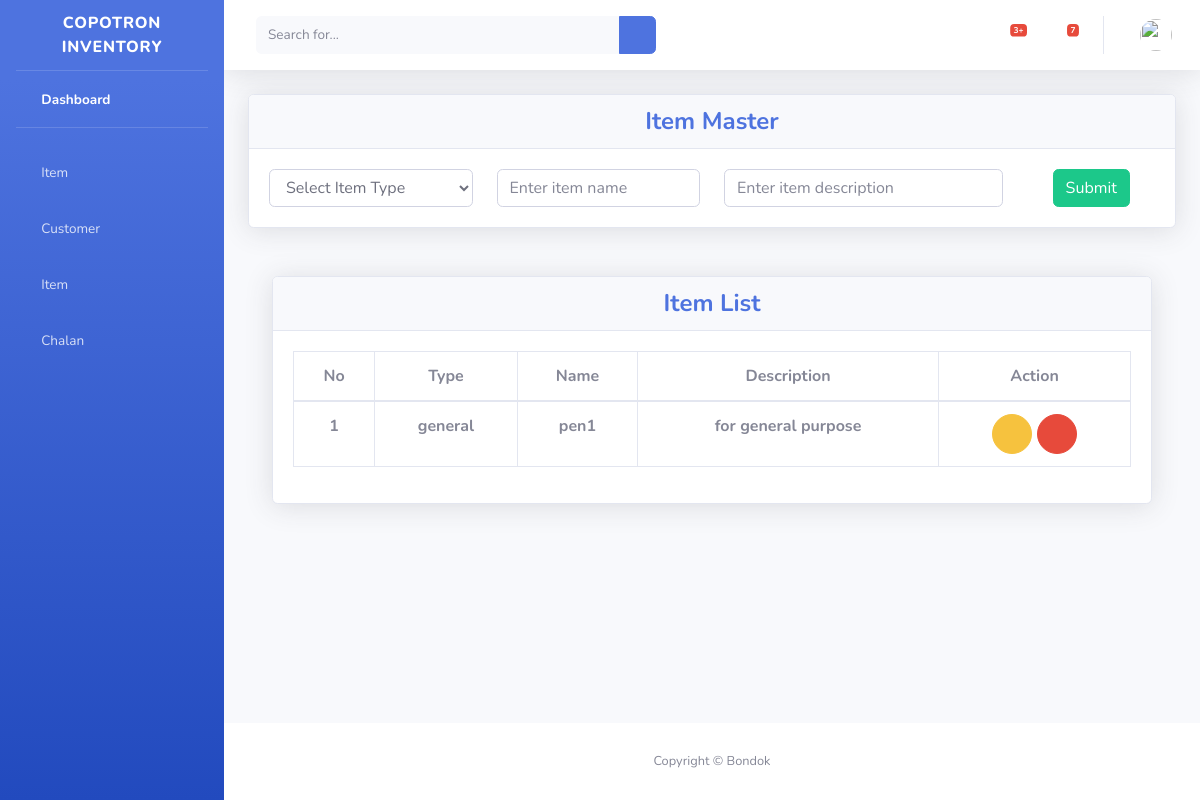
The page /item/ on the database its author committed.
### item/models.py (models this page shows, shortened)
class Item(models.Model):
    item_code = models.CharField(max_length=50, null=True, blank=True)
    item_type = models.ForeignKey(ItemType, on_delete=models.CASCADE, null=True, blank=True)
    name = models.CharField(max_length=100, null=True, blank=True)
    description = models.TextField(null=True, blank=True)
    class Meta:
        db_table = 'item'

class ItemType(models.Model):
    name = models.CharField(max_length=50, null=True, blank=True)
    description = models.TextField(null=True, blank=True)
    class Meta:
        db_table = 'item_type'

### item/views.py (the view, shortened to what this page needs)
# urls.py: path("", views.ItemView.as_view(), name="item"),
class ItemView(View):
    form_class = ItemForm
    template_name = "item/items.html"
    def get(self, request):
        items = Item.objects.all()
        item_types = ItemType.objects.all()
        context = {"items": items, "item_types": item_types}
        return render(request, self.template_name, context)

### item/templates/item/items.html (shortened to what this page needs)
{% extends 'base.html' %}
{% load static %}
{% block main %}
<div class="container-fluid">
    <div class="row">
        <div class="col-lg-12 col-md-12 mb-4">
        <div class="card shadow mb-4">
        <div class="card-header py-6" align="center">
            <h4 class="m-0 font-weight-bold text-primary" >Item Master</h4>
        </div>
        <div class="card-body" align="center">
            <form method="POST" id="addUom" action="{% url 'item' %}">
                <div class="row">
                    <div class="col-3">
                        <select name="item_type" class="form-control">
                            <option>Select Item Type</option>
                        </select>
                    </div>
                    <div class="col-3">
                        <input type="text" name="name"  class="form-control" placeholder="Enter item name" required>
                    </div>
                    <div class="col-4">
                        <input type="text" name="description"  class="form-control" placeholder="Enter item description">
                    </div>
                    <div class="col-2">
                    <button class="btn btn-success">Submit</button>
                </div>
                </div>
            </form>
        </div>
        </div>
    </div>
</div>
<div class="container-fluid">
    <div class="row">
        <div class="col-lg-12 col-md-12 mb-4">
            <div class="card shadow mb-4">
            <div class="card-header py-6">
                <h4 class="m-0 font-weight-bold text-center text-primary">Item List</h4>
            </div>
            <div class="card-body">
                <div class="table-responsive">
                <table class="table table-bordered text-center" id="dataTable" width="100%" cellspacing="0">
                    <thead>
                    <tr>
                        <th>No</th>
                        <th>Type</th>
                        <th>Name</th>
                        <th>Description</th>
                        <th>Action</th>
                    </tr>
                    </thead>
                    <tbody>
                        {% for val in items %}
                        <tr>
                            <th>{{ forloop.counter }}</th>
                            <th>{{ val.item_type.name }}</th>
                            <th>{{ val.name }}</th>
                            <th>{{ val.description }}</th>
                            <th>
                                <a data-id="{{ val.id }}" data-target="#myModal"
                                    data-toggle="modal" class="edit_item_btn">
                                    <button class="btn btn-warning btn-circle">
                                        <i class="fas fa-exclamation-triangle"></i>
                                    </button>
                                </a>
                                <a data-id="{{ val.id }}"  class="delete_item_btn" value="{{csrf_token}}">
                                    <button class="btn btn-danger btn-circle">
                                        <i class="fas fa-trash"></i>
                                    </button>
                                </a>
                            </th>
                        </tr>
                        {% endfor %}
                    </tbody>
                </table>
                </div>
            </div>
            </div>
        </div>
        </div>
    </div>
</div>
{% endblock %}

### rows shown on the page
Item: item_type.name "general", name "pen1", description "for general purpose"
